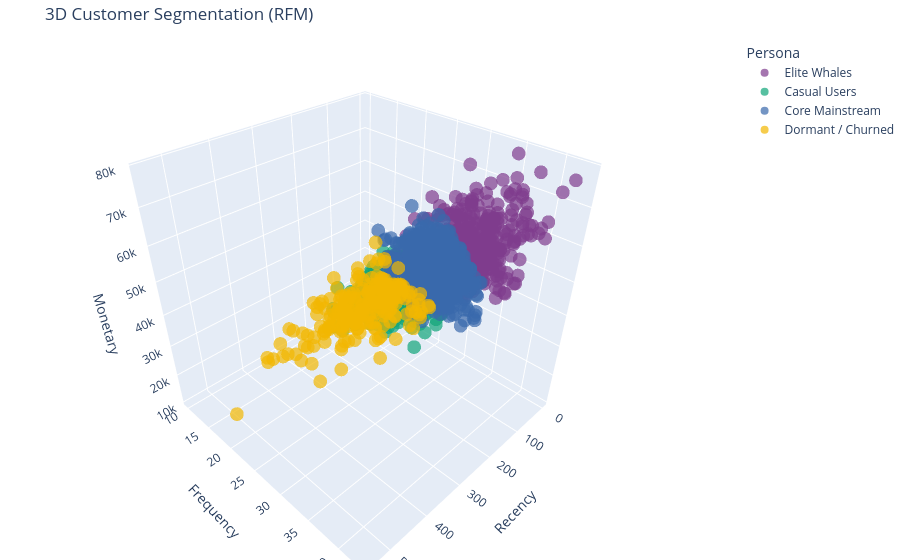
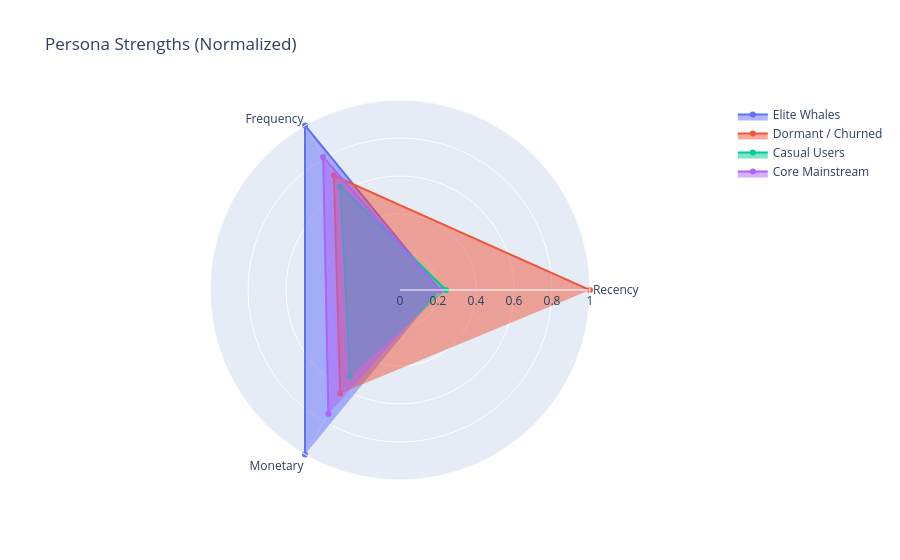

Notebook source saved alongside these figures, in order:
### Markdown cell above
<h3>Phase 5: Visualizing the AI Clusters</h3>

### Code cell
import plotly.express as px
import plotly.graph_objects as go

print("--- Generating 3D Cluster Visualization ---")

# 1. Create the 3D Scatter Plot
# We map Recency to X, Frequency to Y, and Monetary to Z.
# We color the dots based on the Persona we just created.
fig_3d = px.scatter_3d(
    rfm, 
    x='Recency', 
    y='Frequency', 
    z='Monetary',
    color='Persona',
    title='3D Customer Segmentation (RFM)',
    opacity=0.7,
    size_max=5,
    color_discrete_sequence=px.colors.qualitative.Bold
)

# Tweak the layout to make it look professional
fig_3d.update_layout(margin=dict(l=0, r=0, b=0, t=40))

# Show the interactive chart right here in the notebook!
fig_3d.show()

# 2. Save the figure as an HTML file so we can view it standalone
fig_3d.write_html("rfm_3d_clusters.html")
print("✅ 3D Plot saved as 'rfm_3d_clusters.html'")

# 3. Create a Radar Chart (Spider Web Chart) for the Averages
print("\n--- Generating Persona Radar Chart ---")

# We use the 'cluster_summary' we generated earlier to plot the averages
categories = ['Recency', 'Frequency', 'Monetary']

fig_radar = go.Figure()

for i, row in cluster_summary.iterrows():
    # We need to scale the values down just for the Radar chart so they fit on one screen
    # (Otherwise Monetary at 50,000 will make Recency at 43 invisible)
    # This is a quick normalization trick:
    r_norm = row['Avg_Recency_Days'] / cluster_summary['Avg_Recency_Days'].max()
    f_norm = row['Avg_Frequency'] / cluster_summary['Avg_Frequency'].max()
    m_norm = row['Avg_Spend_INR'] / cluster_summary['Avg_Spend_INR'].max()
    
    # We pull the Persona name from our mapping
    persona_name = persona_mapping[i]

    fig_radar.add_trace(go.Scatterpolar(
        r=[r_norm, f_norm, m_norm],
        theta=categories,
        fill='toself',
        name=persona_name
    ))

fig_radar.update_layout(
    polar=dict(radialaxis=dict(visible=True, range=[0, 1])),
    showlegend=True,
    title="Persona Strengths (Normalized)"
)

fig_radar.show()

### Figure 1 — Plotly figure (JSON) as saved in the notebook; plotly's stock layout.template omitted (floating-point values rounded to 4 significant figures; data arrays with more than 128 entries replaced by an {"elided": "..."} marker saying what was removed)
{"data": [{"hovertemplate": "Persona=Elite Whales<br>Recency=%{x}<br>Frequency=%{y}<br>Monetary=%{z}<extra></extra>", "legendgroup": "Elite Whales", "marker": {"color": "rgb(127, 60, 141)", "opacity": 0.7, "symbol": "circle"}, "mode": "markers", "name": "Elite Whales", "scene": "scene", "showlegend": true, "type": "scatter3d", "x": {"elided": "390 int values"}, "y": {"elided": "390 int values"}, "z": {"elided": "390 int values"}}, {"hovertemplate": "Persona=Casual Users<br>Recency=%{x}<br>Frequency=%{y}<br>Monetary=%{z}<extra></extra>", "legendgroup": "Casual Users", "marker": {"color": "rgb(17, 165, 121)", "opacity": 0.7, "symbol": "circle"}, "mode": "markers", "name": "Casual Users", "scene": "scene", "showlegend": true, "type": "scatter3d", "x": {"elided": "544 int values"}, "y": {"elided": "544 int values"}, "z": {"elided": "544 int values"}}, {"hovertemplate": "Persona=Core Mainstream<br>Recency=%{x}<br>Frequency=%{y}<br>Monetary=%{z}<extra></extra>", "legendgroup": "Core Mainstream", "marker": {"color": "rgb(57, 105, 172)", "opacity": 0.7, "symbol": "circle"}, "mode": "markers", "name": "Core Mainstream", "scene": "scene", "showlegend": true, "type": "scatter3d", "x": {"elided": "835 int values"}, "y": {"elided": "835 int values"}, "z": {"elided": "835 int values"}}, {"hovertemplate": "Persona=Dormant / Churned<br>Recency=%{x}<br>Frequency=%{y}<br>Monetary=%{z}<extra></extra>", "legendgroup": "Dormant / Churned", "marker": {"color": "rgb(242, 183, 1)", "opacity": 0.7, "symbol": "circle"}, "mode": "markers", "name": "Dormant / Churned", "scene": "scene", "showlegend": true, "type": "scatter3d", "x": {"elided": "231 int values"}, "y": {"elided": "231 int values"}, "z": {"elided": "231 int values"}}], "layout": {"legend": {"title": {"text": "Persona"}, "tracegroupgap": 0}, "margin": {"b": 0, "l": 0, "r": 0, "t": 40}, "scene": {"domain": {"x": [0, 1], "y": [0, 1]}, "xaxis": {"title": {"text": "Recency"}}, "yaxis": {"title": {"text": "Frequency"}}, "zaxis": {"title": {"text": "Monetary"}}}, "title": {"text": "3D Customer Segmentation (RFM)"}}}

### Figure 2 — Plotly figure (JSON) as saved in the notebook; plotly's stock layout.template omitted (floating-point values rounded to 4 significant figures)
{"data": [{"fill": "toself", "name": "Elite Whales", "r": [0.2091, 1, 1], "theta": ["Recency", "Frequency", "Monetary"], "type": "scatterpolar"}, {"fill": "toself", "name": "Dormant / Churned", "r": [1, 0.6959, 0.6296], "theta": ["Recency", "Frequency", "Monetary"], "type": "scatterpolar"}, {"fill": "toself", "name": "Casual Users", "r": [0.242, 0.627, 0.5273], "theta": ["Recency", "Frequency", "Monetary"], "type": "scatterpolar"}, {"fill": "toself", "name": "Core Mainstream", "r": [0.2082, 0.8088, 0.7538], "theta": ["Recency", "Frequency", "Monetary"], "type": "scatterpolar"}], "layout": {"polar": {"radialaxis": {"range": [0, 1], "visible": true}}, "showlegend": true, "title": {"text": "Persona Strengths (Normalized)"}}}
